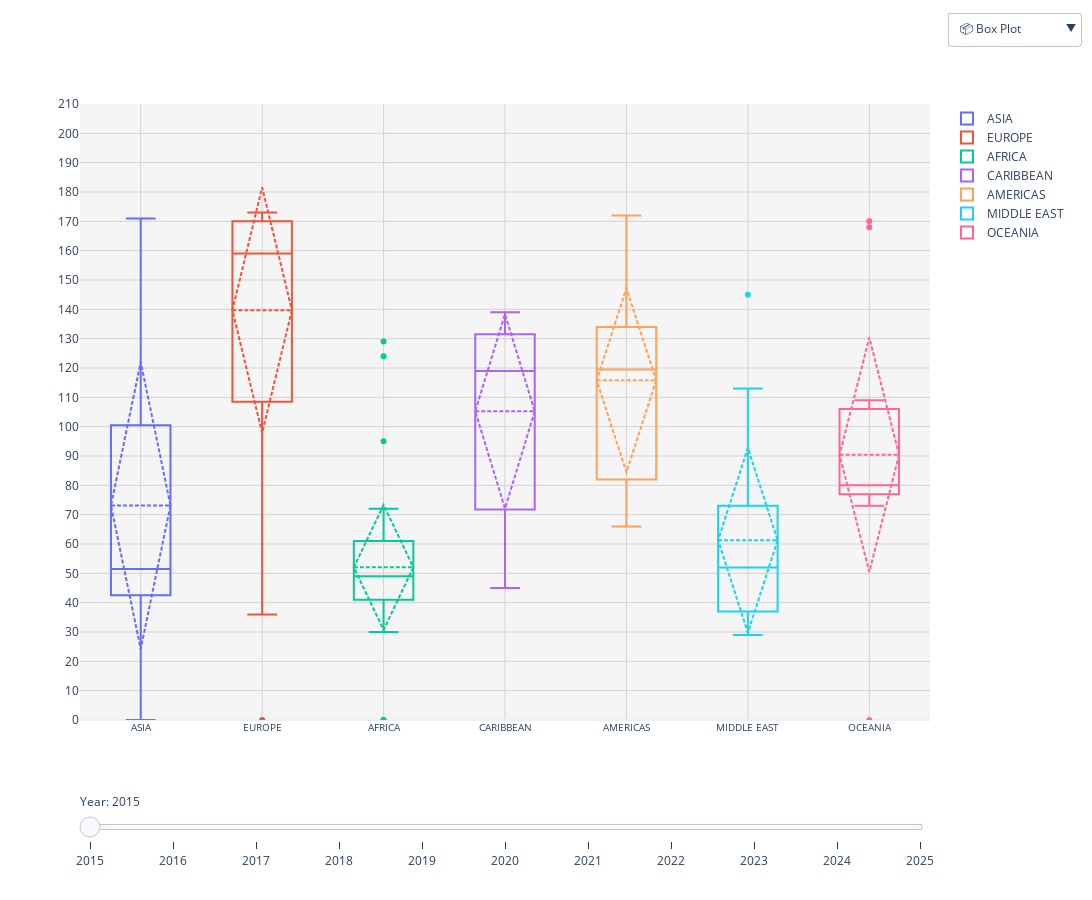

Notebook code cell kept with this figure:
### Code cell
# Filter to 2015–2025 only
rank_filtered = rank_by_year[(rank_by_year["year"] >= 2015) & (rank_by_year["year"] <= 2025)]
years = sorted(rank_filtered["year"].unique())
regions = rank_filtered["region"].unique()

# Assign consistent colors per region
colors = px.colors.qualitative.Plotly[:len(regions)]
region_colors = dict(zip(regions, colors))

# Initialize figure
fig = go.Figure()

# Box plots per region per year
for year in years:
    df_year = rank_filtered[rank_filtered["year"] == year]
    for region in regions:
        df_region = df_year[df_year["region"] == region]
        fig.add_trace(go.Box(
            y = df_region["visa_free_count"],
            name = region,
            marker = dict(color = region_colors[region]),
            line = dict(color = region_colors[region], width = 2),
            boxmean = "sd",
            fillcolor = "rgba(0,0,0,0)",
            customdata = df_region["country"],
            hovertemplate = "<b>Region:</b> "+region+
                            "<br><b>Country:</b> %{customdata}"+
                            "<br><b>Visa-Free:</b> %{y}<extra></extra>",
            visible = True if year == years[0] else False
        ))

# Bar plots per region per year (initially hidden)
for year in years:
    df_year = rank_filtered[rank_filtered["year"] == year]
    for region in regions:
        df_region = df_year[df_year["region"] == region].sort_values("visa_free_count", ascending = False)
        fig.add_trace(go.Bar(
            x = df_region["country"],
            y = df_region["visa_free_count"],
            marker_color = region_colors[region],
            name = f"{region} - {year}",
            hovertemplate = "Country: %{x}<br>Visa-Free: %{y}<extra></extra>",
            visible=False  # initially hidden
        ))

# Slider steps
steps = []
box_traces_per_year = len(regions)
bar_traces_per_year = len(regions)

for i, year in enumerate(years):
    visibility = [False] * len(fig.data)
    start = i * box_traces_per_year
    end = start + box_traces_per_year
    for j in range(start, end):
        visibility[j] = True
    steps.append(dict(
        method = "update",
        label = str(year),
        args = [{"visible": visibility},
                {"title": f"Visa-Free Access Distribution by Region — {year}",
                 "yaxis": {"title": "Visa-Free Destinations", "range": [0, 210],
                           "showgrid": True, "gridcolor": "lightgrey", "dtick": 10},
                 "xaxis": {"tickangle": 0, "showgrid": True, "gridcolor": "lightgrey"}}]
    ))

sliders = [dict(
    active = 0,
    currentvalue = {"prefix": "Year: "},
    pad = {"t": 70},
    steps = steps
)]

# Buttons to switch between views
buttons = []

# Box plot button
buttons.append(dict(
    label = "📦 Box Plot",
    method = "update",
    args = [{"visible": [True] * box_traces_per_year + [False] * (len(fig.data) - box_traces_per_year)},
            {"title": f"Visa-Free Access Distribution by Region — {years[0]}",
             "yaxis": {"title": "Visa-Free Destinations", "range": [0, 210],
                       "showgrid": True, "gridcolor": "lightgrey", "dtick": 10},
             "xaxis": {"tickangle": 0, "showgrid": True, "gridcolor": "lightgrey"}}]
))

# Region bar plot buttons (show 2025 data by default)
year_2025_index = years.index(2025)  # find index of 2025
for r_idx, region in enumerate(regions):
    visibility = [False] * len(fig.data)
    # Calculate bar trace index for 2025
    bar_start = len(years) * box_traces_per_year + year_2025_index * bar_traces_per_year + r_idx
    if bar_start < len(fig.data):
        visibility[bar_start] = True
    buttons.append(dict(
        label = f"🏳️ {region}",
        method = "update",
        args = [{"visible": visibility},
                {"title": f"Visa-Free Access by Country — {region} (2025)",
                 "yaxis": {"title": "Visa-Free Destinations", "range": [0, 210],
                           "showgrid": True, "gridcolor": "lightgrey", "dtick": 10},
                 "xaxis": {"tickangle": -45, "showgrid": True, "gridcolor": "lightgrey"}}]
    ))

# Final layout
fig.update_layout(
    sliders = sliders,
    updatemenus = [dict(
        type = "dropdown",
        showactive = True,
        buttons = buttons,
        x = 1.02,
        xanchor = "left",
        y = 1.15,
        yanchor = "top"
    )],
    width = 1600,
    height = 900,
    template = "plotly_white",
    plot_bgcolor = "rgba(245,245,245,1)",
    paper_bgcolor = 'white',
    margin = dict(l = 80, r = 40, t = 100, b = 180),
    xaxis = dict(
        showgrid = True,
        gridcolor = "lightgrey",
        tickangle = 0,
        tickfont = dict(size = 10)
    ),
    yaxis = dict(
        showgrid = True,
        gridcolor = "lightgrey",
        tick0 = 0,
        dtick = 10,
        range = [0, 210]
    )
)

fig.show()
